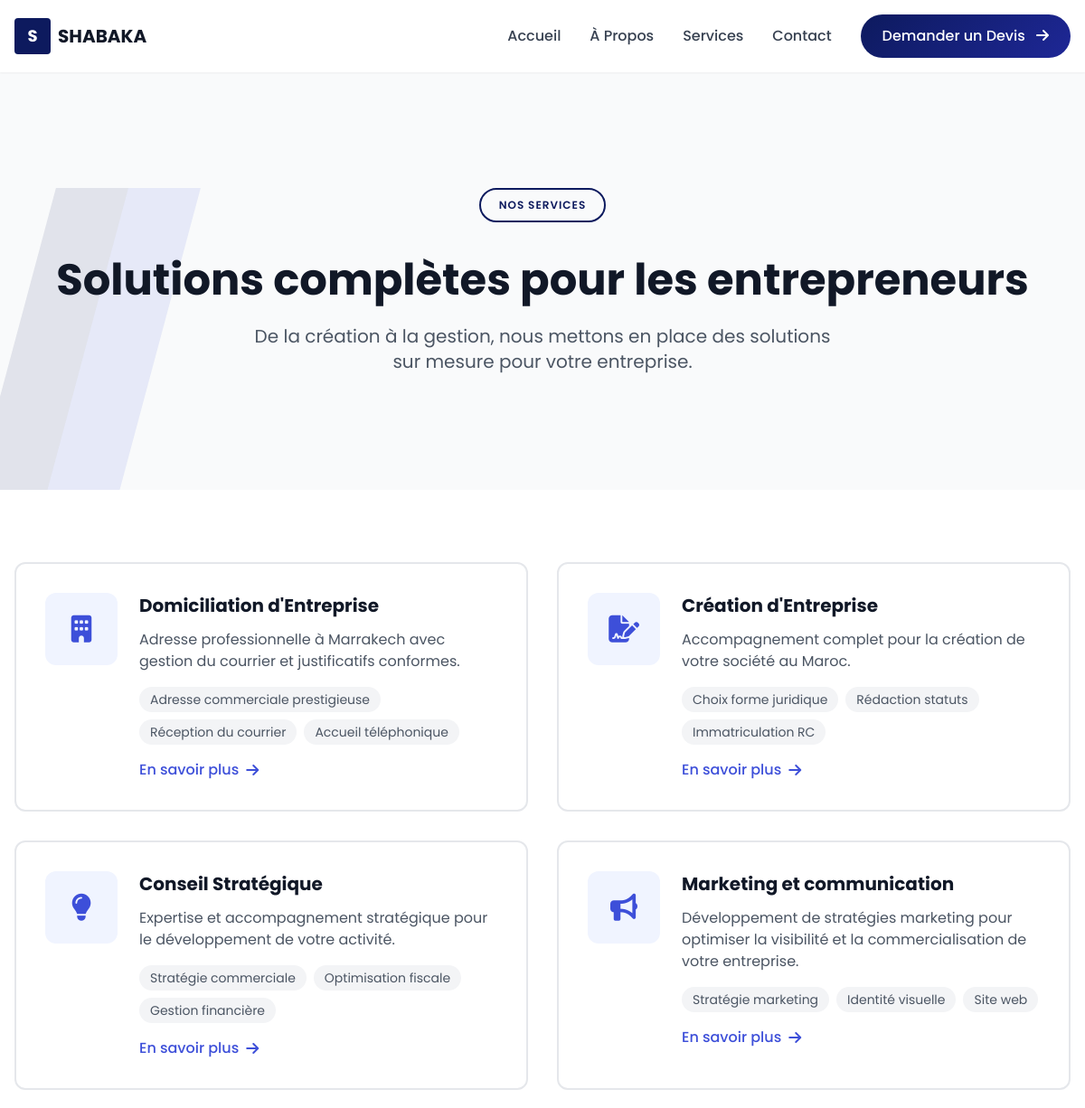
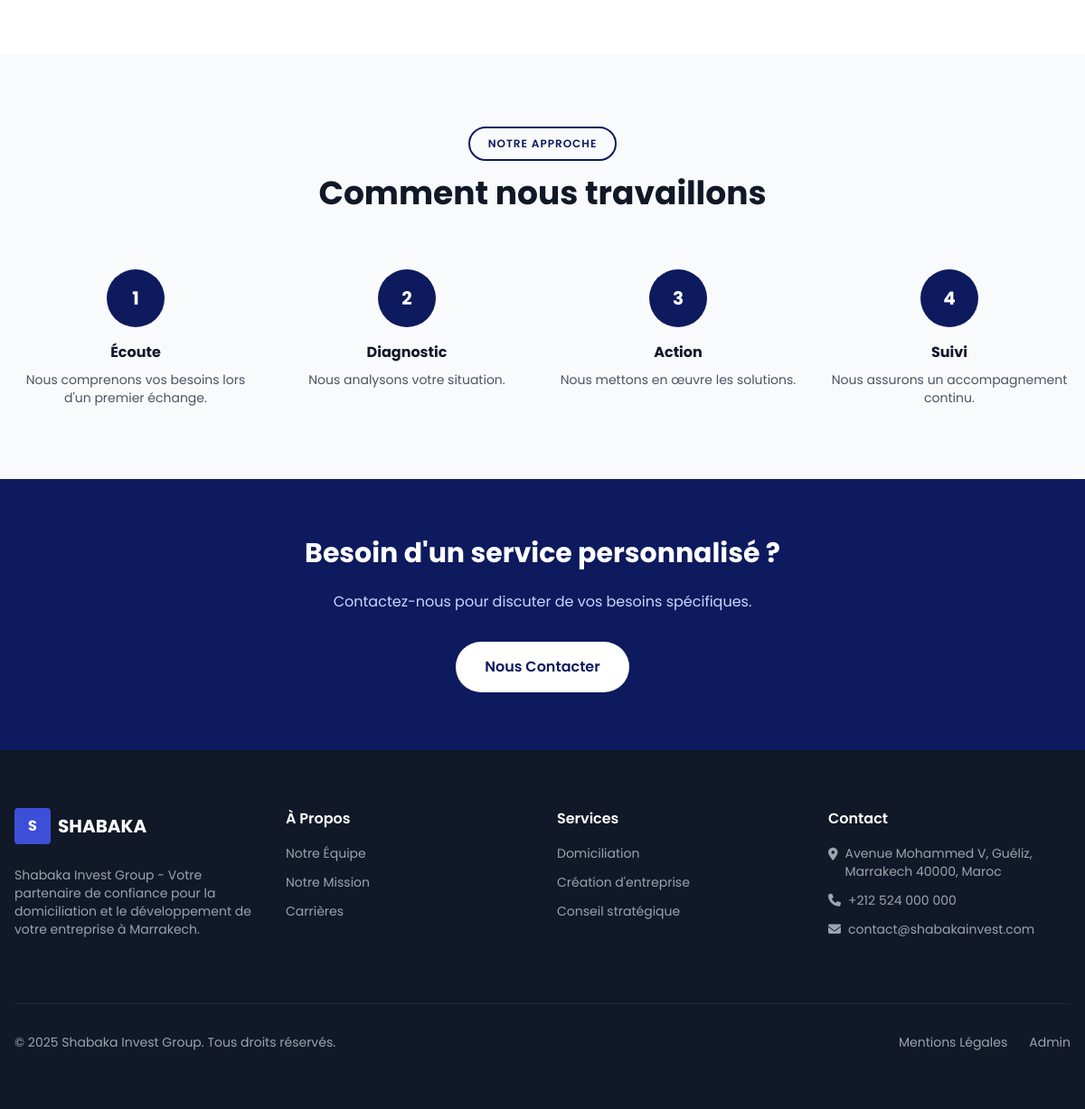
/services, run on the app's committed database (2 pictures, top to bottom).
### modeles/__init__.py (models this page shows)
class Service(db.Model):
    __tablename__ = 'services'
    id = db.Column(db.Integer, primary_key=True)
    name = db.Column(db.String(150), nullable=False)
    slug = db.Column(db.String(100), unique=True, nullable=False)
    short_description = db.Column(db.String(300))
    description = db.Column(db.Text)
    icon = db.Column(db.String(50))
    image = db.Column(db.String(500))
    features = db.Column(db.Text)
    is_featured = db.Column(db.Boolean, default=False)
    order = db.Column(db.Integer, default=0)
    is_active = db.Column(db.Boolean, default=True)
    created_at = db.Column(db.DateTime, default=datetime.utcnow)
    updated_at = db.Column(db.DateTime, default=datetime.utcnow, onupdate=datetime.utcnow)

class SiteSettings(db.Model):
    __tablename__ = 'site_settings'
    id = db.Column(db.Integer, primary_key=True)
    site_name = db.Column(db.String(150), default='Shabaka Invest Group')
    logo = db.Column(db.String(500))
    favicon = db.Column(db.String(500))
    email = db.Column(db.String(120))
    phone = db.Column(db.String(30))
    address = db.Column(db.Text)
    facebook = db.Column(db.String(300))
    linkedin = db.Column(db.String(300))
    instagram = db.Column(db.String(300))
    whatsapp = db.Column(db.String(30))
    footer_text = db.Column(db.Text)
    google_analytics = db.Column(db.String(50))
    twitter = db.Column(db.String(300))
    youtube = db.Column(db.String(300))
    custom_header_code = db.Column(db.Text)
    custom_footer_code = db.Column(db.Text)
    updated_at = db.Column(db.DateTime, default=datetime.utcnow, onupdate=datetime.utcnow)

### routes/public.py (the view)
@public_bp.route('/services')
def services():
    all_services = ContentService.get_all_services()
    seo = SEOService.get_seo_for_page('services')
    return render_template('public/services.html', services=all_services, seo=seo)

### main.py (called while the page is built)
@app.after_request
def add_header(response):
    response.headers['Cache-Control'] = 'no-cache, no-store, must-revalidate'
    response.headers['Pragma'] = 'no-cache'
    response.headers['Expires'] = '0'
    return response

### routes/public.py (called while the page is built)
@public_bp.context_processor
def inject_settings():
    settings = SettingsService.get_settings()
    services = ContentService.get_all_services()
    return dict(site_settings=settings, all_services=services)

### services/__init__.py (called while the page is built, shortened)
    @staticmethod
    def get_all_services(active_only=True):
        query = Service.query
        if active_only:
            query = query.filter_by(is_active=True)
        return query.order_by(Service.order).all()

    @staticmethod
    def get_settings():
        settings = SiteSettings.query.first()
        return settings

    @staticmethod
    def get_seo_for_page(page_type):
        return SEOSettings.query.filter_by(page_type=page_type).first()

### templates/public/services.html
{% extends 'base.html' %}
{% block content %}
<section class="py-32 bg-gray-50 relative overflow-hidden">
    <div class="hero-stripe bg-primary-900 opacity-10 left-0"></div>
    <div class="hero-stripe bg-primary-600 opacity-10 left-20"></div>
    <div class="max-w-7xl mx-auto px-4 text-center relative z-10">
        <span class="section-badge text-primary-900 mb-6">Nos Services</span>
        <h1 class="text-4xl md:text-5xl font-bold text-gray-900 mt-4 mb-6">Solutions complètes pour les entrepreneurs</h1>
        <p class="text-xl text-gray-600 max-w-2xl mx-auto">De la création à la gestion, nous mettons en place des solutions sur mesure pour votre entreprise.</p>
    </div>
</section>
<section class="py-20 bg-white">
    <div class="max-w-7xl mx-auto px-4">
        <div class="grid md:grid-cols-2 gap-8">
            {% for service in services %}
            <div class="service-card bg-white rounded-xl p-8 flex items-start space-x-6">
                <div class="w-20 h-20 bg-primary-50 rounded-xl flex items-center justify-center flex-shrink-0">
                    <i class="fas fa-{{ service.icon or 'briefcase' }} text-3xl text-primary-600"></i>
                </div>
                <div>
                    <h3 class="text-xl font-bold text-gray-900 mb-3">{{ service.name }}</h3>
                    <p class="text-gray-600 mb-4">{{ service.short_description }}</p>
                    {% if service.features %}
                    <div class="flex flex-wrap gap-2 mb-4">
                        {% for feature in service.features.split(',')[:3] %}
                        <span class="bg-gray-100 text-gray-600 px-3 py-1 rounded-full text-sm">{{ feature.strip() }}</span>
                        {% endfor %}
                    </div>
                    {% endif %}
                    <a href="{{ url_for('public.service_detail', slug=service.slug) }}" class="text-primary-600 font-medium hover:text-primary-800 inline-flex items-center">
                        En savoir plus <i class="fas fa-arrow-right ml-2"></i>
                    </a>
                </div>
            </div>
            {% endfor %}
        </div>
    </div>
</section>
<section class="py-20 bg-gray-50">
    <div class="max-w-7xl mx-auto px-4">
        <div class="text-center mb-16">
            <span class="section-badge text-primary-900">Notre approche</span>
            <h2 class="text-3xl md:text-4xl font-bold text-gray-900 mt-4 mb-4">Comment nous travaillons</h2>
        </div>
        <div class="grid md:grid-cols-4 gap-8">
            <div class="text-center">
                <div class="w-16 h-16 bg-primary-900 rounded-full flex items-center justify-center mx-auto mb-4 text-white text-xl font-bold">1</div>
                <h3 class="font-bold text-gray-900 mb-2">Écoute</h3>
                <p class="text-gray-600 text-sm">Nous comprenons vos besoins lors d'un premier échange.</p>
            </div>
            <div class="text-center">
                <div class="w-16 h-16 bg-primary-900 rounded-full flex items-center justify-center mx-auto mb-4 text-white text-xl font-bold">2</div>
                <h3 class="font-bold text-gray-900 mb-2">Diagnostic</h3>
                <p class="text-gray-600 text-sm">Nous analysons votre situation.</p>
            </div>
            <div class="text-center">
                <div class="w-16 h-16 bg-primary-900 rounded-full flex items-center justify-center mx-auto mb-4 text-white text-xl font-bold">3</div>
                <h3 class="font-bold text-gray-900 mb-2">Action</h3>
                <p class="text-gray-600 text-sm">Nous mettons en œuvre les solutions.</p>
            </div>
            <div class="text-center">
                <div class="w-16 h-16 bg-primary-900 rounded-full flex items-center justify-center mx-auto mb-4 text-white text-xl font-bold">4</div>
                <h3 class="font-bold text-gray-900 mb-2">Suivi</h3>
                <p class="text-gray-600 text-sm">Nous assurons un accompagnement continu.</p>
            </div>
        </div>
    </div>
</section>
<section class="py-16 bg-primary-900">
    <div class="max-w-4xl mx-auto px-4 text-center">
        <h2 class="text-3xl font-bold text-white mb-6">Besoin d'un service personnalisé ?</h2>
        <p class="text-primary-200 mb-8">Contactez-nous pour discuter de vos besoins spécifiques.</p>
        <a href="{{ url_for('public.contact') }}" class="inline-flex items-center bg-white text-primary-900 px-8 py-4 rounded-full font-semibold hover:bg-gray-100 transition">
            Nous Contacter
        </a>
    </div>
</section>
{% endblock %}

### templates/base.html (shortened to what this page needs)
<!DOCTYPE html>
<html lang="fr">
<head>
    <script src="https://cdn.tailwindcss.com"></script>
    <script src="{{ url_for('static', filename='js/tailwind_public.js') }}"></script>
    <link href="https://cdnjs.cloudflare.com/ajax/libs/font-awesome/6.4.0/css/all.min.css" rel="stylesheet">
    <link href="{{ url_for('static', filename='css/base.css') }}" rel="stylesheet">
</head>
<body class="font-sans antialiased bg-white">
    <nav class="bg-white shadow-sm fixed w-full z-50">
        <div class="max-w-7xl mx-auto px-4">
            <div class="flex justify-between h-20">
                <div class="flex items-center">
                    <a href="{{ url_for('public.home') }}" class="flex items-center space-x-2">
                        {% if site_settings and site_settings.logo %}
                        <img src="{{ site_settings.logo }}" alt="{{ site_settings.site_name }}" class="h-12 w-auto object-contain">
                        {% else %}
                        <div class="w-10 h-10 bg-primary-900 rounded flex items-center justify-center">
                            <span class="text-white font-bold text-lg">S</span>
                        </div>
                        <span class="text-xl font-bold text-gray-900">SHABAKA</span>
                        {% endif %}
                    </a>
                </div>
                <div class="hidden md:flex items-center space-x-8">
                    <a href="{{ url_for('public.home') }}" class="text-gray-700 hover:text-primary-900 font-medium">Accueil</a>
                    <a href="{{ url_for('public.about') }}" class="text-gray-700 hover:text-primary-900 font-medium">À Propos</a>
                    <a href="{{ url_for('public.services') }}" class="text-gray-700 hover:text-primary-900 font-medium">Services</a>
                    <a href="{{ url_for('public.contact') }}" class="text-gray-700 hover:text-primary-900 font-medium">Contact</a>
                    <button onclick="openDevisModal()" class="nav-btn text-white px-6 py-3 rounded-full font-medium hover:opacity-90 transition">
                        Demander un Devis <i class="fas fa-arrow-right ml-2"></i>
                    </button>
                </div>
            </div>
        </div>
    </nav>
    <main class="pt-20">
        {% block content %}{% endblock %}
    </main>
    <footer class="bg-gray-900 text-white">
        <div class="max-w-7xl mx-auto px-4 py-16">
            <div class="grid md:grid-cols-4 gap-8">
                <div>
                    <div class="flex items-center space-x-2 mb-6">
                        {% if site_settings and site_settings.logo %}
                        <img src="{{ site_settings.logo }}" alt="{{ site_settings.site_name }}" class="h-12 w-auto object-contain bg-white rounded p-1">
                        {% else %}
                        <div class="w-10 h-10 bg-primary-600 rounded flex items-center justify-center">
                            <span class="text-white font-bold">S</span>
                        </div>
                        <span class="text-xl font-bold">SHABAKA</span>
                        {% endif %}
                    </div>
                    <p class="text-gray-400 mb-6 text-sm">
                        {% if site_settings and site_settings.footer_text %}
                        {{ site_settings.footer_text }}
                        {% else %}
                        Votre partenaire pour la création et la gestion d'entreprises à Marrakech.
                        {% endif %}
                    </p>
                </div>
                <div>
                    <h4 class="font-semibold mb-4">À Propos</h4>
                    <ul class="space-y-3 text-gray-400 text-sm">
                        <li><a href="{{ url_for('public.about') }}" class="hover:text-white transition">Notre Équipe</a></li>
                        <li><a href="{{ url_for('public.about') }}" class="hover:text-white transition">Notre Mission</a></li>
                        <li><a href="{{ url_for('public.contact') }}" class="hover:text-white transition">Carrières</a></li>
                    </ul>
                </div>
                <div>
                    <h4 class="font-semibold mb-4">Services</h4>
                    <ul class="space-y-3 text-gray-400 text-sm">
                        <li><a href="{{ url_for('public.services') }}" class="hover:text-white transition">Domiciliation</a></li>
                        <li><a href="{{ url_for('public.services') }}" class="hover:text-white transition">Création d'entreprise</a></li>
                        <li><a href="{{ url_for('public.services') }}" class="hover:text-white transition">Conseil stratégique</a></li>
                    </ul>
                </div>
                <div>
                    <h4 class="font-semibold mb-4">Contact</h4>
                    <ul class="space-y-3 text-gray-400 text-sm">
                        {% if site_settings %}
                        <li class="flex items-start space-x-2">
                            <i class="fas fa-map-marker-alt mt-1"></i>
                            <span>{{ site_settings.address }}</span>
                        </li>
                        <li class="flex items-center space-x-2">
                            <i class="fas fa-phone"></i>
                            <span>{{ site_settings.phone }}</span>
                        </li>
                        <li class="flex items-center space-x-2">
                            <i class="fas fa-envelope"></i>
                            <span>{{ site_settings.email }}</span>
                        </li>
                        {% endif %}
                    </ul>
                </div>
            </div>
            <div class="border-t border-gray-800 mt-12 pt-8 flex flex-col md:flex-row justify-between items-center">
                <p class="text-gray-400 text-sm">&copy; 2025 Shabaka Invest Group. Tous droits réservés.</p>
                <div class="flex space-x-6 mt-4 md:mt-0">
                    <a href="{{ url_for('public.legal') }}" class="text-gray-400 hover:text-white text-sm transition">Mentions Légales</a>
                    <a href="{{ url_for('admin.login') }}" class="text-gray-400 hover:text-white text-sm transition">Admin</a>
                </div>
            </div>
        </div>
    </footer>
</body>
</html>

### static/css/base.css (style rules this page uses)
.hero-stripe { position: absolute; height: 100%; width: 80px; transform: skewX(-15deg); }
.service-card { border: 2px solid #e5e7eb; transition: all 0.3s; }
.nav-btn { background: linear-gradient(135deg, #0d1a5e 0%, #1e2796 100%); }
.section-badge { display: inline-block; padding: 8px 20px; border: 2px solid #0d1a5e; border-radius: 25px; font-size: 12px; font-weight: 600; text-transform: uppercase; letter-spacing: 1px; }

### data on the page
Service: name "Domiciliation d'Entreprise", short_description "Adresse professionnelle à Marrakech avec gestion du courrier et justificatifs conformes.", strip "Adresse commerciale prestigieuse" "Réception du courrier" "Accueil téléphonique"
Service: name "Création d'Entreprise", short_description "Accompagnement complet pour la création de votre société au Maroc.", strip "Choix forme juridique" "Rédaction statuts" "Immatriculation RC"
Service: name "Conseil Stratégique", short_description "Expertise et accompagnement stratégique pour le développement de votre activité.", strip "Stratégie commerciale" "Optimisation fiscale" "Gestion financière"
Service: name "Marketing et communication", short_description "Développement de stratégies marketing pour optimiser la visibilité et la commercialisation de votre entreprise.", strip "Stratégie marketing" "Identité visuelle" "Site web"
SiteSettings: footer_text "Shabaka Invest Group - Votre partenaire de confiance pour la domiciliation et le développement de votre entreprise à Marrakech.", address "Avenue Mohammed V, Guéliz, Marrakech 40000, Maroc", phone "+212 524 000 000", email "contact@shabakainvest.com"
